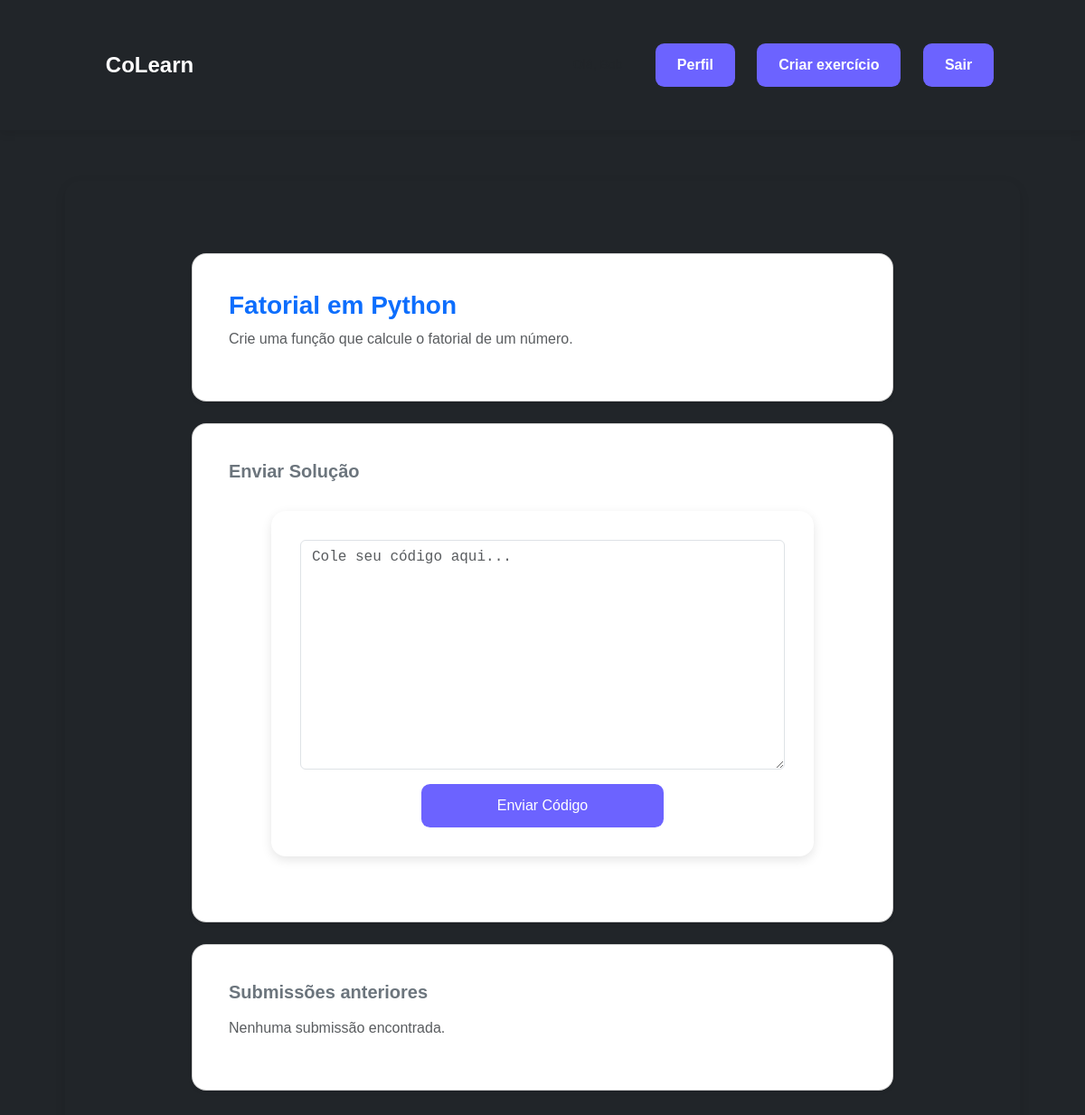
Screenshot of /exercicio/1 (signed in) with the database file from the repository.
### app/models.py (models this page shows)
class Exercicio(db.Model):
    id = db.Column(db.Integer, primary_key=True)
    titulo = db.Column(db.String(200), nullable=False)
    descricao = db.Column(db.Text, nullable=False)
    dificuldade = db.Column(db.String(50), nullable=False)
    autor_id = db.Column(db.Integer, db.ForeignKey('usuario.id'))
    autor = db.relationship('Usuario', backref='exercicios')
    created_at = db.Column(db.DateTime, default=datetime.utcnow)

### app/routes.py (the view, shortened to what this page needs)
@exercicio_bp.route('/<int:id>', methods=['GET','POST'])
@login_required
def view_exercicio(id):
    exercicio = Exercicio.query.get_or_404(id)
    submissoes = Submissao.query.filter_by(user_id=current_user.id, exercicio_id=id).order_by(Submissao.created_at.desc()).all()
    return render_template('view_exercicio.html', exercicio=exercicio, submissoes=submissoes)

### app/__init__.py (called while the page is built)
@login_manager.user_loader
def load_user(user_id):
    return Usuario.query.get(int(user_id))

### app/templates/view_exercicio.html
{% extends 'base.html' %}
{% block content %}
<div class="container py-4" style="max-width: 800px;">
  <div class="card shadow-sm mb-4">
    <div class="card-body">
      <h3 class="text-primary">{{ exercicio.titulo }}</h3>
      <p class="text-muted">{{ exercicio.descricao }}</p>
    </div>
  </div>
  <div class="card shadow-sm mb-4">
    <div class="card-body">
      <h5 class="text-secondary mb-3">Enviar Solução</h5>
      <form method="POST">
        <div class="mb-3">
          <textarea class="form-control font-monospace" name="codigo" rows="10" placeholder="Cole seu código aqui..." required></textarea>
        </div>
        <button type="submit" class="btn btn-success">Enviar Código</button>
      </form>
    </div>
  </div>
  <div class="card shadow-sm">
    <div class="card-body">
      <h5 class="text-secondary mb-3">Submissões anteriores</h5>
      {% if submissoes %}
        <ul class="list-group list-group-flush">
          {% for s in submissoes %}
          <li class="list-group-item d-flex justify-content-between align-items-center">
            <div>
              <strong>{{ s.created_at.strftime('%d/%m/%Y %H:%M') }}</strong><br>
              <small>Status: <span class="text-primary">{{ s.status }}</span></small><br>
              <small>Nota: {{ s.nota or 'Sem nota' }}</small>
            </div>
            {% if current_user.role in ['admin', 'colaborador'] %}
            <a href="{{ url_for('exercicio.editar_submissao', id=s.id) }}" class="btn btn-outline-primary btn-sm">Editar</a>
            {% endif %}
          </li>
          {% endfor %}
        </ul>
      {% else %}
        <p class="text-muted">Nenhuma submissão encontrada.</p>
      {% endif %}
    </div>
  </div>
</div>
{% endblock %}

### app/static/style.css (style rules this page uses)
:root { --primary: #6c63ff; --primary-dark: #5148d8; --secondary: #b39ddb; --accent: #9c27b0; --background: #f5f5fa; --card-bg: #ffffff; --text: #2c2c34; --text-light: #666; --shadow: rgba(0, 0, 0, 0.1); }
body { margin: 0; font-family: 'Poppins', sans-serif; background-color: var(--background); color: var(--text); display: flex; flex-direction: column; min-height: 100vh; }
.container { max-width: 1100px; width: 90%; margin: 2rem auto; }
.card { background: var(--card-bg); border-radius: 1rem; padding: 1.5rem; box-shadow: 0 4px 12px var(--shadow); transition: transform 0.2s ease, box-shadow 0.3s ease; }
h1, h2, h3, h4, h5 { color: var(--primary-dark); font-weight: 600; }
p { color: var(--text-light); }
form { background: var(--card-bg); padding: 2rem; border-radius: 1rem; box-shadow: 0 4px 12px var(--shadow); width: 100%; max-width: 600px; margin: 2rem auto; text-align: center; }
input, select, textarea { padding: 0.8rem 1rem; border: 1px solid #ccc; border-radius: 0.6rem; font-size: 1rem; outline: none; transition: 0.2s; }
button, .btn { background-color: var(--primary); color: #fff; border: none; padding: 0.75rem 1.5rem; border-radius: 0.6rem; font-size: 1rem; font-weight: 500; cursor: pointer; transition: background-color 0.3s, transform 0.1s; }
button { background: var(--primary); color: #fff; font-weight: 600; border: none; border-radius: 10px; padding: 10px 25px; cursor: pointer; transition: background 0.2s ease, transform 0.1s; width: 50%; }

### rows the page displays
Exercicio: titulo "Fatorial em Python", descricao "Crie uma função que calcule o fatorial de um número."
